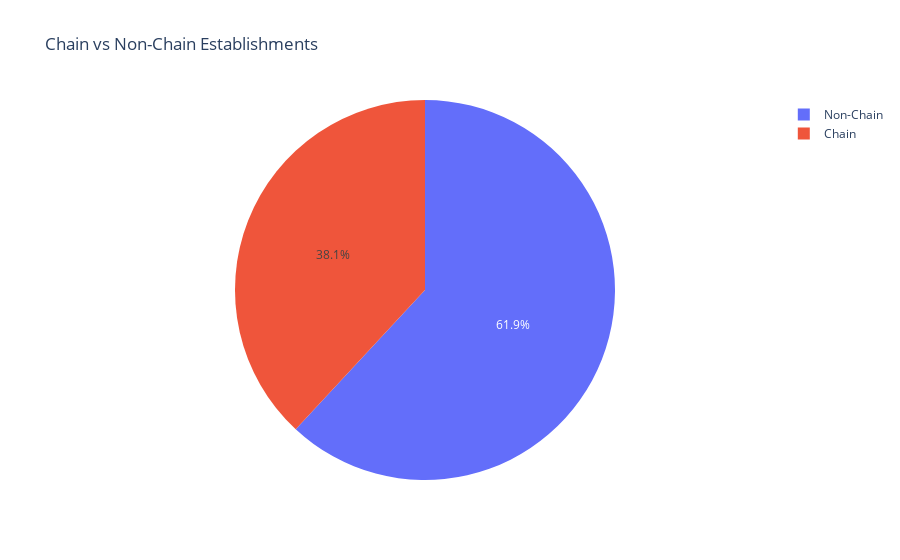

Notebook source saved alongside this figure:
### Code cell
# create a varaible to hold the labels for the graph 
chain_labels = ['Non-Chain', 'Chain']
# create a variable to hold the values for the graph
chain_type_count = chains['count']

# graph the data
chain_pie = go.Figure(data = [go.Pie(labels = chain_labels, values = chain_type_count)])
chain_pie.update_layout(title = 'Chain vs Non-Chain Establishments')
chain_pie.show()

### Figure 1 — Plotly figure (JSON) as saved in the notebook; plotly's stock layout.template omitted (floating-point values rounded to 4 significant figures)
{"data": [{"labels": ["Non-Chain", "Chain"], "type": "pie", "values": [5975, 3676]}], "layout": {"title": {"text": "Chain vs Non-Chain Establishments"}}}
